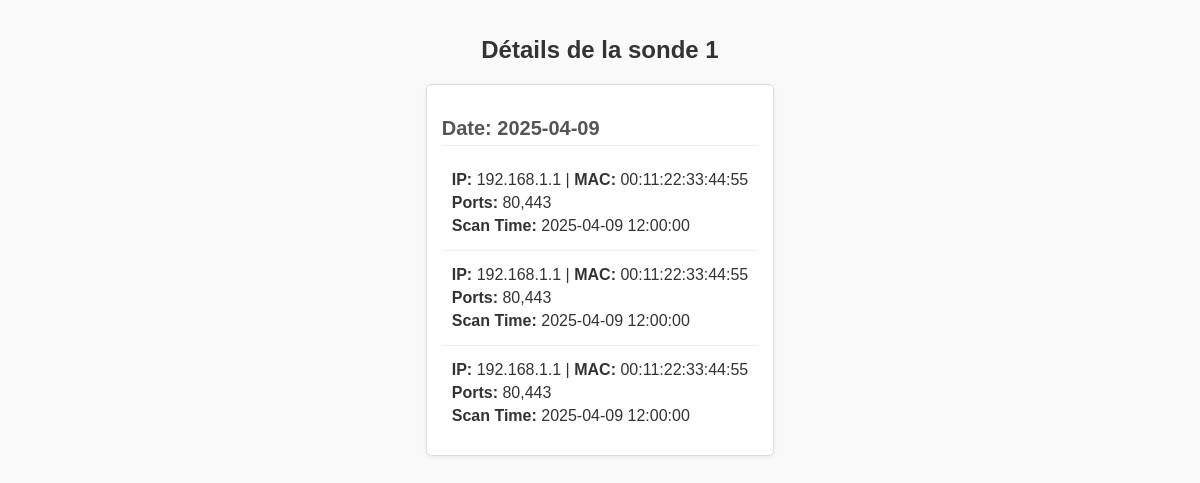
The page /probe?id=1 on the database as committed earlier.
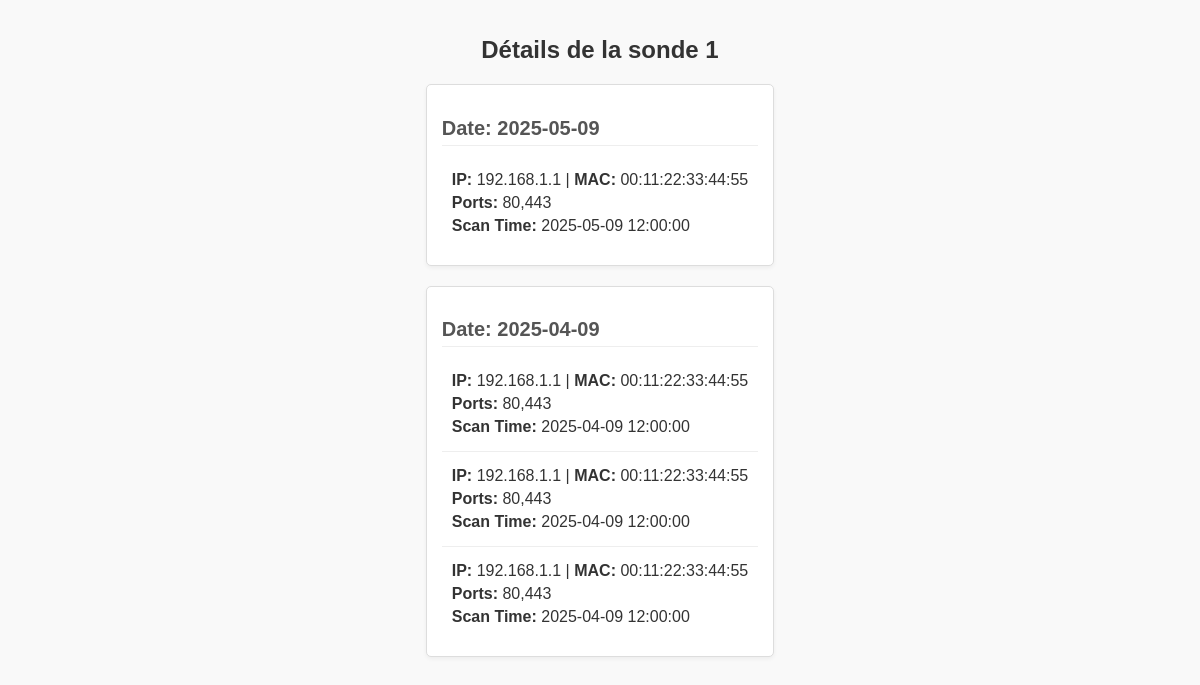
The same page on the database as committed later.
### tables this page shows
CREATE TABLE scans (
        id INTEGER PRIMARY KEY AUTOINCREMENT,
        probe_id INTEGER NOT NULL,
        ip_address TEXT NOT NULL,
        mac_address TEXT NOT NULL,
        ports TEXT NOT NULL,
        scan_date TEXT NOT NULL
    );

### nesterapp/views.py (the view)
@app.route('/probe')
def probe_detail():
    probe_id = request.args.get('id')
    if not probe_id:
        return "Probe ID is required", 400
    conn = get_db_connection()
    query = """
        SELECT *, date(scan_date) as scan_day
        FROM scans
        WHERE probe_id = ?
        ORDER BY scan_date DESC
    """
    scans = conn.execute(query, (probe_id,)).fetchall()
    conn.close()
    grouped_scans = {}
    for scan in scans:
        day = scan['scan_day']
        if day not in grouped_scans:
            grouped_scans[day] = []
        grouped_scans[day].append(scan)
    sorted_groups = sorted(grouped_scans.items(), key=lambda x: x[0], reverse=True)
    return render_template('probe.html', probe_id=probe_id, grouped_scans=sorted_groups)

### nesterapp/views.py (called while the page is built)
def get_db_connection():
    conn = sqlite3.connect(DATABASE)
    conn.row_factory = sqlite3.Row  # This allows us to fetch rows as dictionaries.
    return conn

### nesterapp/templates/probe.html (shortened to what this page needs)
<!DOCTYPE html>
<html lang="en">
<head>
  <link rel="stylesheet" href="{{ url_for('static', filename='css/style.css') }}">
</head>
<body>
  <h1>Détails de la sonde {{ probe_id }}</h1>
  {% if grouped_scans|length > 0 %}
    {% for date, scans in grouped_scans %}
      <div class="group">
        <h2>Date: {{ date }}</h2>
        {% for scan in scans %}
          <div class="scan">
            <p><strong>IP:</strong> {{ scan.ip_address }} | <strong>MAC:</strong> {{ scan.mac_address }}</p>
            <p><strong>Ports:</strong> {{ scan.ports }}</p>
            <p><strong>Scan Time:</strong> {{ scan.scan_date }}</p>
          </div>
        {% endfor %}
      </div>
    {% endfor %}
  {% else %}
    <p>Aucun scan trouvé pour cette sonde.</p>
  {% endif %}
</body>
</html>

Rows that differ between the two databases and show on the page:
added scans: ip_address "192.168.1.1", mac_address "00:11:22:33:44:55", ports "80,443", scan_date "2025-05-09 12:00:00", shown under "2025-05-09"
Other text that changed with them:
new list line: "Date: 2025-05-09"
